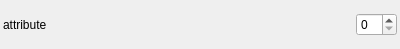
<?xml version="1.0" encoding="UTF-8"?>
<ui version="4.0">
 <class>int_widget</class>
 <widget class="QWidget" name="int_widget">
  <property name="geometry">
   <rect>
    <x>0</x>
    <y>0</y>
    <width>400</width>
    <height>49</height>
   </rect>
  </property>
  <property name="windowTitle">
   <string>Widget</string>
  </property>
  <layout class="QHBoxLayout" name="horizontalLayout">
   <property name="spacing">
    <number>3</number>
   </property>
   <property name="leftMargin">
    <number>3</number>
   </property>
   <property name="topMargin">
    <number>3</number>
   </property>
   <property name="rightMargin">
    <number>3</number>
   </property>
   <property name="bottomMargin">
    <number>3</number>
   </property>
   <item>
    <widget class="QLabel" name="attributeL">
     <property name="sizePolicy">
      <sizepolicy hsizetype="Expanding" vsizetype="Preferred">
       <horstretch>0</horstretch>
       <verstretch>0</verstretch>
      </sizepolicy>
     </property>
     <property name="text">
      <string>attribute</string>
     </property>
    </widget>
   </item>
   <item>
    <widget class="QSpinBox" name="valueSB"/>
   </item>
  </layout>
 </widget>
 <layoutdefault spacing="6" margin="11"/>
 <resources/>
 <connections/>
</ui>
